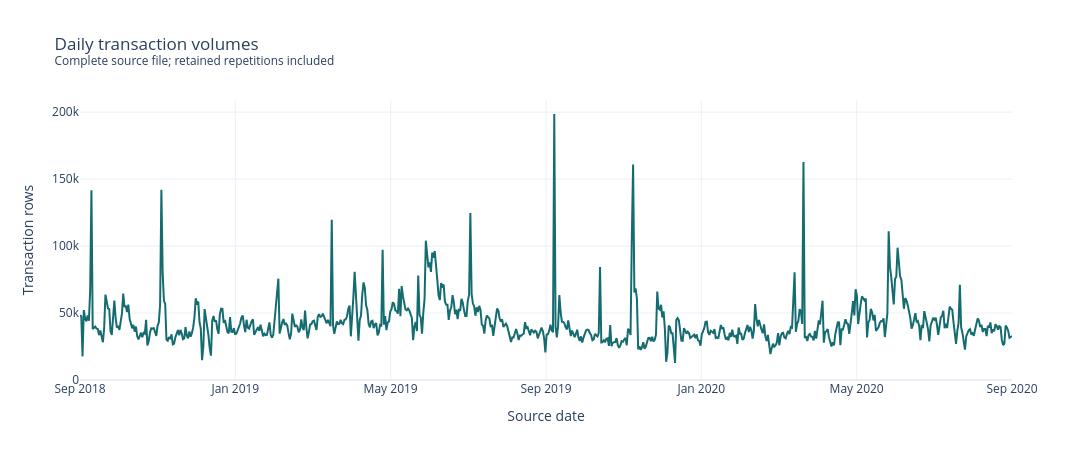

The code cell stored with this chart in its notebook:
### Markdown cell above
### 6.2. Daily Transaction Volumes

The chart shows source transaction-row counts across the complete
observed calendar.

The figure is used to inspect coverage and volume variation.
No causal explanation is assigned to peaks or declines.

### Code cell
fig = px.line(
    daily_activity,
    x="date",
    y="transaction_rows",
    color_discrete_sequence=["#146C70"],
    template="plotly_white",
    labels={
        "date": "Source date",
        "transaction_rows": "Transaction rows",
    },
    title=(
        "Daily transaction volumes"
        "<br><sup>Complete source file; "
        "retained repetitions included</sup>"
    ),
)

fig.update_layout(
    width=1100,
    height=460,
    showlegend=False,
)

fig.update_yaxes(rangemode="tozero")

fig.update_xaxes(
    tickvals=list(
        pd.date_range(source_start, source_end, periods=7)
    ),
    tickformat="%b %Y",
)

fig.show(
    renderer="plotly_mimetype+png",
    config={"displaylogo": False},
)

### Figure 1 — Plotly figure (JSON) as saved in the notebook; plotly's stock layout.template omitted (floating-point values rounded to 4 significant figures; data arrays with more than 128 entries replaced by an {"elided": "..."} marker saying what was removed)
{"data": [{"hovertemplate": "Source date=%{x}<br>Transaction rows=%{y}<extra></extra>", "legendgroup": "", "line": {"color": "#146C70", "dash": "solid"}, "marker": {"symbol": "circle"}, "mode": "lines", "name": "", "orientation": "v", "showlegend": false, "type": "scatter", "x": {"elided": "734 str values"}, "xaxis": "x", "y": {"elided": "734 int values"}, "yaxis": "y"}], "layout": {"height": 460, "legend": {"tracegroupgap": 0}, "showlegend": false, "title": {"text": "Daily transaction volumes<br><sup>Complete source file; retained repetitions included</sup>"}, "width": 1100, "xaxis": {"anchor": "y", "domain": [0, 1], "tickformat": "%b %Y", "tickvals": ["2018-09-20T00:00:00", "2019-01-20T04:00:00", "2019-05-22T08:00:00", "2019-09-21T12:00:00", "2020-01-21T16:00:00", "2020-05-22T20:00:00", "2020-09-22T00:00:00"], "title": {"text": "Source date"}}, "yaxis": {"anchor": "x", "domain": [0, 1], "rangemode": "tozero", "title": {"text": "Transaction rows"}}}}
